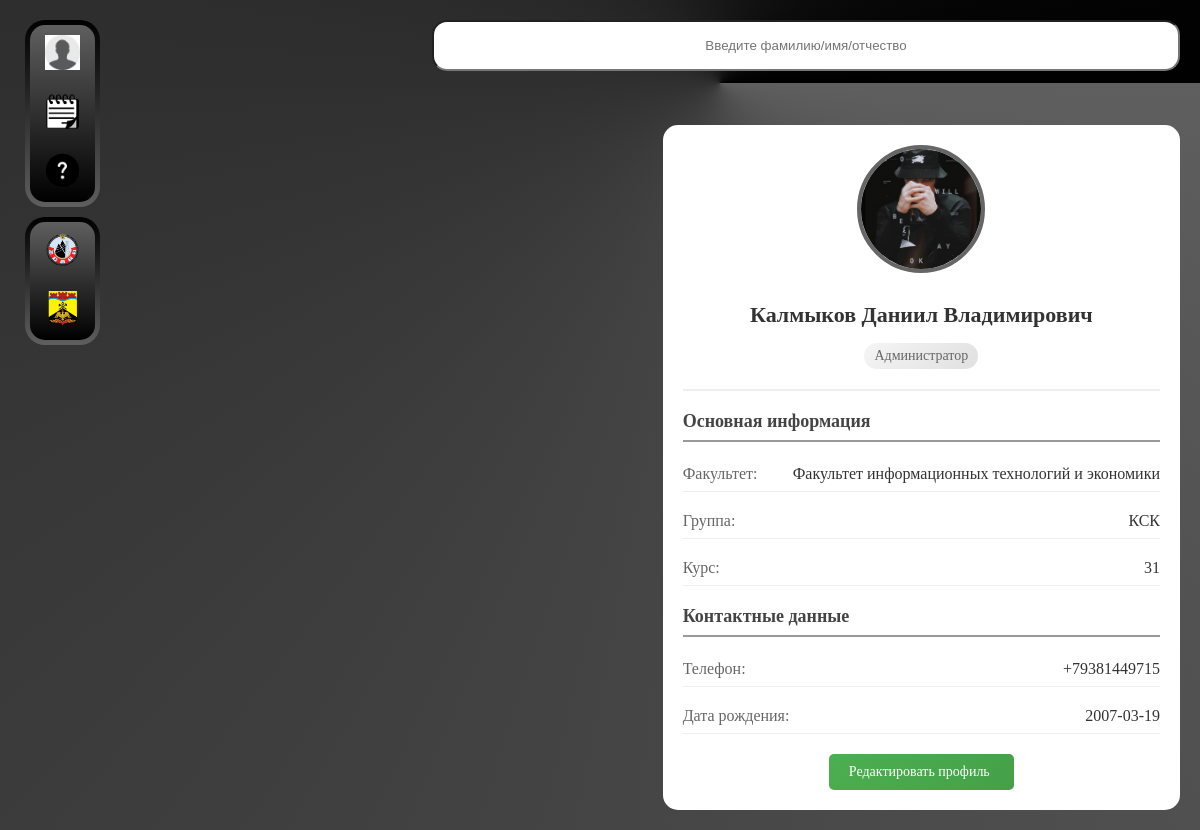
The app's page /profile/ (signed in), older data.
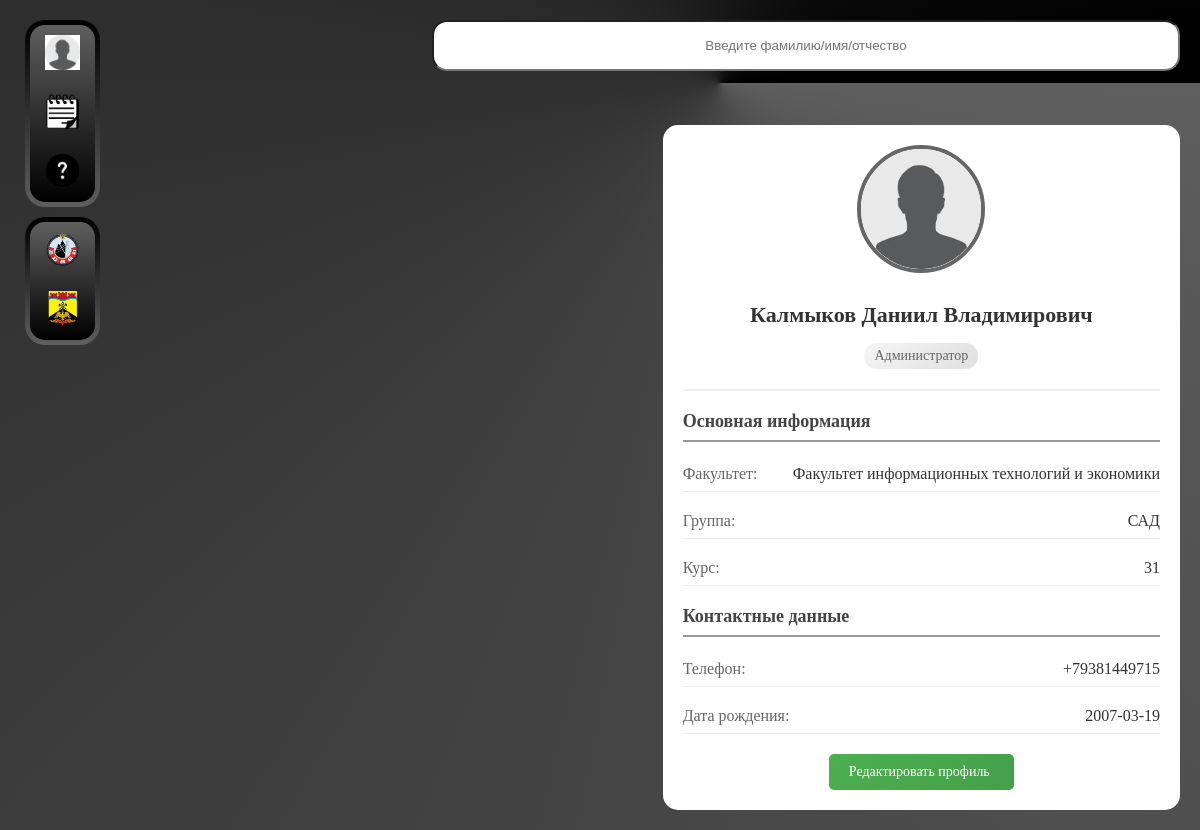
The same page, newer data.
### main/models.py (models this page shows, shortened)
class Profile(models.Model):
    user = models.OneToOneField(User, on_delete=models.CASCADE, related_name='profile_user', unique=True)
    familiy = models.CharField(max_length=255,verbose_name='Фамилия')
    name = models.CharField(max_length=255, verbose_name='Имя')
    otchestvo = models.CharField(max_length=255, verbose_name='Отчество')
    faculti = models.CharField(max_length=255, choices=Faculti.FACULTI_CHOICES, verbose_name='Факультет')
    avatar = models.ImageField(upload_to='./profile_avatars/', blank=True, null=True)
    role = models.CharField(max_length=50, blank=True,null=True, choices=Role.ROLE_CHOICES, default='Student')
    phone = models.CharField(max_length=12, verbose_name='Номер телефона')
    kurator = models.ForeignKey(Teacher, null=True, blank=True,on_delete=models.CASCADE, related_name='profile_kurator_group', verbose_name='Куратор')
    group = models.ForeignKey(Groups,on_delete=models.CASCADE,verbose_name='Группа')
    course = models.CharField(max_length=2, choices=Course.COURSE, verbose_name='Курс')
    birthday = models.CharField(max_length=10,verbose_name='Дата рождения')

class Groups(models.Model):
    name = models.CharField(max_length=255, verbose_name="Название группы", default='')
    course = models.CharField(max_length=2,choices=Course.COURSE, verbose_name="Курс", default='11')
    def __str__(self):
        return f"{self.name}"
    class Meta:
        verbose_name = "Группа"
        verbose_name_plural = "Группы"

### main/views.py (the view)
# urls.py: path('profile/', views.profile, name='profile'),
@login_required
def profile(request):
    profile = Profile.objects.filter(user=request.user).first()  # Оптимизированный запрос
    if not profile:
        return redirect('register')  # Перенаправляем, если профиль не существует
    return render(request, 'PROFILE/profile.html', {'profile': profile})

### main/templates/PROFILE/profile.html (shortened to what this page needs)
{% extends "base.html" %}
{% load static %}
{% block content %}
<link rel="stylesheet" href="{% static 'profile.css' %}">
<div class="profile-container">
    <div class="profile-card">
        <div class="avatar-section">
            <div class="avatar-wrapper">
                {% if user.profile_user.avatar %}
                    <img src="{{ user.profile_user.avatar.url }}" alt="Аватар" class="profile-avatar">
                {% else %}
                    <img src="{% static 'media/no_avatar.jpeg' %}" alt="Аватар" class="profile-avatar">
                {% endif %}
            </div>
            <h2 class="user-name">{{ profile.familiy }} {{ profile.name }} {{ profile.otchestvo }}</h2>
            <div class="user-role">{{ profile.role }}</div>
        </div>
        <div class="profile-info">
            <div class="info-section">
                <h3>Основная информация</h3>
                <div class="info-row">
                    <span>Факультет:</span>
                    <p>{{ profile.faculti }}</p>
                </div>
                <div class="info-row">
                    <span>Группа:</span>
                    <p>{{ profile.group }}</p>
                </div>
                <div class="info-row">
                    <span>Курс:</span>
                    <p>{{ profile.course }}</p>
                </div>
            </div>
            <div class="info-section">
                <h3>Контактные данные</h3>
                <div class="info-row">
                    <span>Телефон:</span>
                    <p>{{ profile.phone|default:"Не указан" }}</p>
                </div>
                <div class="info-row">
                    <span>Дата рождения:</span>
                    <p>{{ profile.birthday|default:"Не указана" }}</p>
                </div>
            </div>
            <a href="{% url 'edit_profile' %}" class="edit-profile-link">Редактировать профиль</a>
        </div>
    </div>
</div>
{% endblock %}

### main/templates/base.html (shortened to what this page needs)
{% load static %}
<!DOCTYPE html>
<html lang="ru">
<head>
    <link rel="stylesheet" href="{% static 'base.css' %}">
</head>
<body>
        <div class="left_panel">
            <nav>
                <div class="navigation">
                    <div class="searche">
                        <form method="get" action="{% url 'search_user' %}">
                            <input type="text" class="search" name="search" placeholder="Введите фамилию/имя/отчество" value="{{ search_query }}">
                        </form>
                    </div>
                    <a href="{% url 'profile' %}"><img class="avatar" src="{% static '/media/no_avatar.jpeg' %}" alt="Профиль"></a>
                    <a href="{% url 'schedule' %}"><img class="schedule" src="{% static '/media/schedule.png' %}" alt="Расписание"></a>
                    <a href="{% url 'FAQ_LIST' %}"><img class="FAQ_LIST" src="{% static '/media/faq.png' %}" alt="FAQ"></a>
                </div>
                <div class="ssilki">
                    <a href="http://www.topcollege.ru/"><img src="{% static '/media/shrkt.png' %}" alt="Логотип 1"></a>
                    <a href="https://shakhty.donland.ru/"><img src="{% static '/media/shackty.png' %}" alt="Логотип 2"></a>
                </div>
            </nav>
        </div>
        <main class="content">
            {% block content %}
            {% endblock %}
        </main>
</body>
</html>

### main/static/base.css (style rules this page uses)
body { display: flex; margin: 0; padding: 0; background: no-repeat; background: fixed; background-image: conic-gradient( from 90deg at 60% 10%, #5f5f5f, #000000 ); font-family: 'Times New Roman', Times, serif; font-size: 16px; }
.content { width: 100%; }
.searche { display: flex; justify-content: right; position: fixed; right: 10px; top: 10px; z-index: -1; text-align: center; border-radius: 15px; padding: 10px; color: white; width: 100%; }
.searche .search { border-radius: 15px; text-align: center; font-size: 15; width: 740px; height: 45px; transition: border-color 0.3s ease; }
.searche .search::before { border-radius: 15px; text-align: center; font-size: 15; height: 45px; transition: border-color 0.3s ease; background: linear-gradient(90deg, #5f5f5f, #000000); border-radius: 20px; }
.left_panel nav { display: flex; position: relative; flex-direction: column; position: fixed; width: 75px; margin: 15px; left: 15px; gap: 20px; top: 10px; z-index: 3; }
.left_panel .navigation { display: flex; position: relative; flex-direction: column; justify-content: center; align-items: center; padding: 10px; width: 45px; gap: 20px; border-radius: 15px; background: linear-gradient(-180deg, #5f5f5f, #000000); border: none; }
.left_panel .navigation::before { content: ''; position: absolute; top: -5px; left: -5px; right: -5px; bottom: -5px; background: linear-gradient(0deg, #5f5f5f, #000000); border-radius: 20px; z-index: -1; }
.left_panel .ssilki { display: flex; position: relative; flex-direction: column; justify-content: center; align-items: center; padding: 10px; width: 45px; gap: 20px; border-radius: 15px; background: linear-gradient(-180deg, #5f5f5f, #000000); border: none; }
.left_panel .ssilki::before { content: ''; position: absolute; top: -5px; left: -5px; right: -5px; bottom: -5px; background: linear-gradient(0deg, #5f5f5f, #000000); border-radius: 20px; z-index: -1; }
.left_panel img { width: 35px; height: 35px; cursor: pointer; transition: transform 0.2s ease; object-fit: contain; }
.content { margin-left: 65px; margin-top: 65px; padding: 20px; transition: margin-left 0.3s ease; }

### main/static/profile.css (style rules this page uses)
html { height: 100%; width: 100%; background: fixed; background-size: cover; background-image: conic-gradient( from 90deg at 60% 15%, #5f5f5f, #000000 ); }
.profile-container { display: flex; padding-top: 40px; justify-content: right; }
.profile-card { background: #ffffff; border-radius: 15px; flex-direction: column; min-width: 39%; height: 85%; padding: 20px; transition: transform 0.3s ease, box-shadow 0.3s ease; }
.avatar-section { text-align: center; padding-bottom: 20px; border-bottom: 2px solid #eee; margin-bottom: 20px; }
.profile-avatar { width: 120px; height: 120px; border-radius: 50%; object-fit: cover; border: 4px solid #666; margin-bottom: 15px; transition: transform 0.3s ease, border-color 0.3s ease; }
.user-name { color: #333; font-size: 22px; margin: 10px 0; font-weight: 600; }
.user-role { color: #666; font-size: 14px; font-weight: 500; background: linear-gradient(135deg, #f5f5f5, #e0e0e0); padding: 5px 10px; border-radius: 20px; display: inline-block; margin-top: 5px; }
.profile-info { padding-left: 0; }
.info-section { margin-bottom: 20px; }
.info-section h3 { color: #444; border-bottom: 2px solid #999; padding-bottom: 8px; margin-bottom: 15px; font-size: 18px; font-weight: 600; }
.info-row { display: flex; justify-content: space-between; margin-bottom: 12px; padding: 8px 0; border-bottom: 1px solid #eee; transition: background-color 0.3s ease; }
.info-row span { color: #666; font-weight: 500; min-width: 100px; }
.info-row p { color: #333; margin: 0; text-align: right; flex-grow: 1; padding-left: 10px; font-weight: 400; }
.profile-info .edit-profile-link { display: flex; justify-self: center; align-self: center; text-align: center; background: linear-gradient(135deg, #4CAF50, #45a049); color: white; text-decoration: none; border: none; padding: 10px 20px; border-radius: 5px; cursor: pointer; font-size: 14px; margin-top: 20px; width: 145px; transition: transform 0.3s ease, box-shadow 0.3s ease; }

Row changes from the older to the newer data that the page shows:
changed Profile "Калмыков": group "КСК" → "САД"
